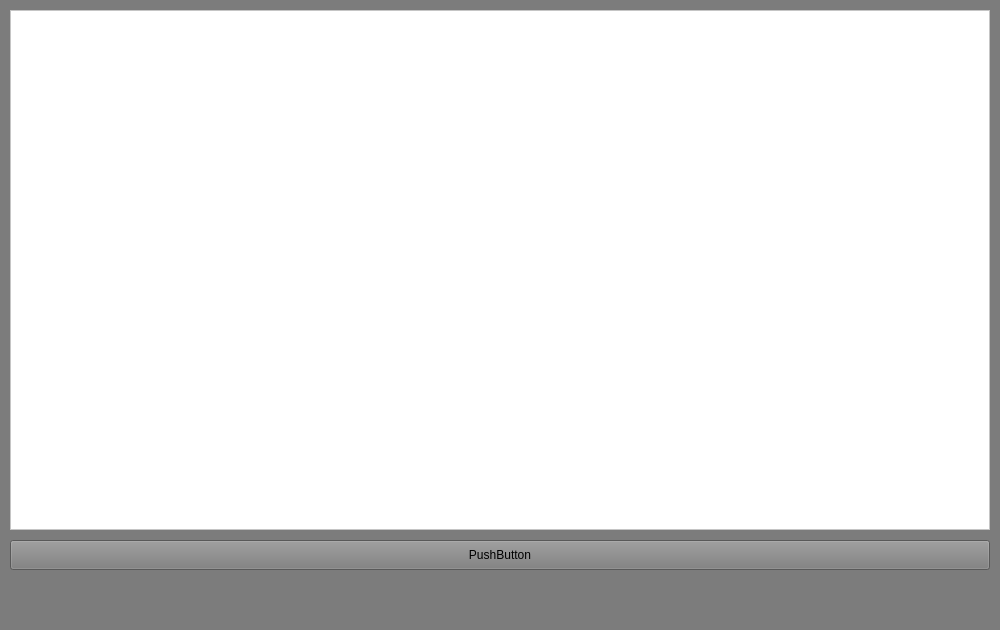
<?xml version="1.0" encoding="UTF-8"?>
<ui version="4.0">
 <class>MainWindow</class>
 <widget class="QMainWindow" name="MainWindow">
  <property name="geometry">
   <rect>
    <x>0</x>
    <y>0</y>
    <width>1000</width>
    <height>630</height>
   </rect>
  </property>
  <property name="windowTitle">
   <string>MainWindow</string>
  </property>
  <property name="styleSheet">
   <string notr="true">background-color: rgb(124, 124, 124);</string>
  </property>
  <widget class="QWidget" name="centralwidget">
   <widget class="QGraphicsView" name="graphicsView">
    <property name="geometry">
     <rect>
      <x>10</x>
      <y>10</y>
      <width>980</width>
      <height>520</height>
     </rect>
    </property>
    <property name="styleSheet">
     <string notr="true">background-color: rgb(255, 255, 255);</string>
    </property>
    <property name="verticalScrollBarPolicy">
     <enum>Qt::ScrollBarAlwaysOff</enum>
    </property>
    <property name="horizontalScrollBarPolicy">
     <enum>Qt::ScrollBarAlwaysOff</enum>
    </property>
   </widget>
   <widget class="QPushButton" name="pushButton">
    <property name="geometry">
     <rect>
      <x>10</x>
      <y>540</y>
      <width>980</width>
      <height>30</height>
     </rect>
    </property>
    <property name="text">
     <string>PushButton</string>
    </property>
   </widget>
  </widget>
  <widget class="QMenuBar" name="menubar">
   <property name="geometry">
    <rect>
     <x>0</x>
     <y>0</y>
     <width>1000</width>
     <height>20</height>
    </rect>
   </property>
  </widget>
  <widget class="QStatusBar" name="statusbar"/>
 </widget>
 <resources/>
 <connections/>
</ui>
